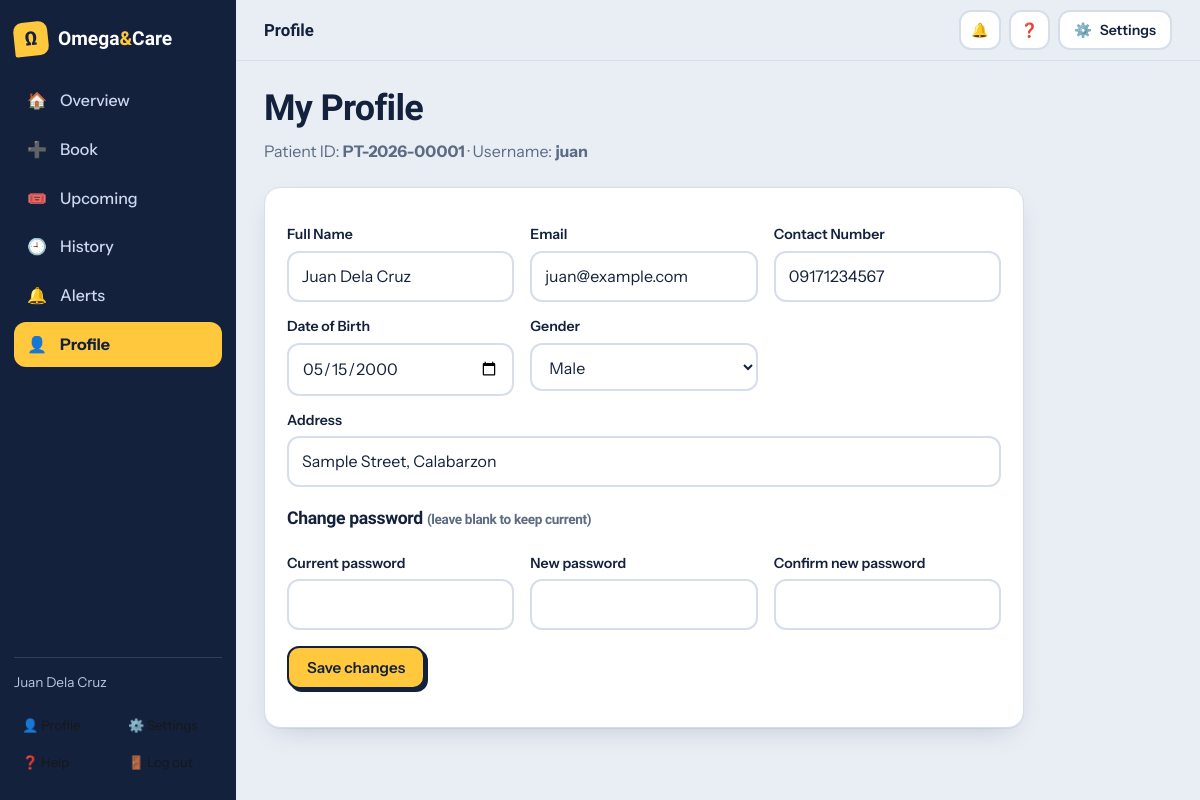
Page /patient/profile.php (signed in) on the committed database.
### tables this page shows
CREATE TABLE `users` (
  `user_id`       INT UNSIGNED NOT NULL AUTO_INCREMENT,
  `patient_id`    VARCHAR(20)  NOT NULL,
  `name`          VARCHAR(100) NOT NULL,
  `email`         VARCHAR(120) NOT NULL,
  `contact`       VARCHAR(20)  NOT NULL,
  `address`       VARCHAR(255) NOT NULL,
  `date_of_birth` DATE         NOT NULL,
  `gender`        ENUM('Male','Female','Other') NOT NULL,
  `username`      VARCHAR(30)  NOT NULL,
  `password`      VARCHAR(255) NOT NULL COMMENT 'password_hash() output',
  `created_at`    TIMESTAMP    NOT NULL DEFAULT CURRENT_TIMESTAMP,
  PRIMARY KEY (`user_id`),
  UNIQUE KEY `uq_users_patient_id` (`patient_id`),
  UNIQUE KEY `uq_users_email` (`email`),
  UNIQUE KEY `uq_users_username` (`username`)
);

### includes/functions.php (called while the page is built, shortened)
<?php
function e($v): string { return htmlspecialchars((string) $v, ENT_QUOTES, 'UTF-8'); }

### patient/profile.php (the view, shortened to what this page needs)
<?php
require_once __DIR__ . '/../includes/functions.php';
$uid = (int) $_SESSION['user_id'];
$st = $pdo->prepare('SELECT * FROM users WHERE user_id = ?');
$st->execute([$uid]);
$u = $st->fetch();
require __DIR__ . '/../includes/header.php';
?>
<h1>My Profile</h1>
<p class="lead">Patient ID: <b><?= e($u['patient_id']) ?></b> &middot; Username: <b><?= e($u['username']) ?></b></p>
<div class="card" style="max-width:760px">
  <form method="post">
    <div class="form-row">
      <div><label>Full Name</label><input name="name" required value="<?= e($u['name']) ?>"></div>
      <div><label>Email</label><input type="email" name="email" required value="<?= e($u['email']) ?>"></div>
      <div><label>Contact Number</label><input name="contact" required value="<?= e($u['contact']) ?>"></div>
      <div><label>Date of Birth</label><input type="date" name="dob" required max="<?= date('Y-m-d') ?>" value="<?= e($u['date_of_birth']) ?>"></div>
      <div><label>Gender</label><select name="gender"><?php foreach (['Male', 'Female', 'Other'] as $g): ?><option <?= $u['gender'] === $g ? 'selected' : '' ?>><?= $g ?></option><?php endforeach; ?></select></div>
    </div>
    <label>Address</label><input name="address" required value="<?= e($u['address']) ?>">
    <h3 style="margin-top:22px">Change password <span class="hint">(leave blank to keep current)</span></h3>
    <div class="form-row">
      <div><label>Current password</label><input type="password" name="current_password" autocomplete="current-password"></div>
      <div><label>New password</label><input type="password" name="new_password" autocomplete="new-password"></div>
      <div><label>Confirm new password</label><input type="password" name="new_password2" autocomplete="new-password"></div>
    </div>
    <p><button class="btn" type="submit">Save changes</button></p>
  </form>
</div>
<?php require __DIR__ . '/../includes/footer.php'; ?>

### assets/css/style.css (style rules this page uses)
:root { --bg: #e9eef5; --surface: #fff; --ink: #14213d; --muted: #5c6b84; --line: #d6deea; --navy: #14213d; --navy2: #1d2f55; --ticket: #ffc83d; --ticket-d: #f2b312; --go: #13a06f; --warn: #f28c28; --bad: #e4493b; --info: #3b6fe0; --soft: #f3f6fb; --shadow: 0 1px 0 rgba(20, 33, 61, .05), 0 10px 30px -14px rgba(20, 33, 61, .25); --r: 16px; --display: "Bricolage Grotesque", "Trebuchet MS", system-ui, sans-serif; --body: "Instrument Sans", system-ui, -apple-system, "Segoe UI", sans-serif }
* { box-sizing: border-box }
html { scroll-behavior: smooth }
body { margin: 0; font-family: var(--body); background: var(--bg); color: var(--ink); line-height: 1.55; min-height: 100vh; display: flex; flex-direction: column }
h1, h2, h3 { font-family: var(--display); letter-spacing: -.02em; line-height: 1.1; margin: 0 0 10px }
h1 { font-size: clamp(1.8rem, 3vw, 2.5rem); font-weight: 800 }
h3 { font-size: 1.1rem; font-weight: 700 }
.lead { color: var(--muted); margin: 0 0 24px; max-width: 62ch }
.hint { color: var(--muted); font-size: .85rem }
.card { background: var(--surface); border: 1px solid var(--line); border-radius: var(--r); padding: 22px; box-shadow: var(--shadow); margin-bottom: 20px }
.btn { display: inline-flex; align-items: center; gap: 6px; background: var(--ticket); color: var(--navy); border: 2px solid var(--navy); border-radius: 12px; padding: 10px 18px; font: 600 .95rem var(--body); cursor: pointer; text-decoration: none; box-shadow: 3px 3px 0 var(--navy); transition: transform .1s, box-shadow .1s }
label { display: block; font-weight: 600; font-size: .88rem; margin: 14px 0 5px }
input, select, textarea { width: 100%; padding: 11px 13px; border: 2px solid var(--line); border-radius: 12px; font: inherit; background: var(--surface); color: var(--ink); transition: border-color .15s, box-shadow .15s }
.form-row { display: grid; grid-template-columns: repeat(auto-fit, minmax(220px, 1fr)); gap: 0 16px }

### rows in the picture
users: patient "PT-2026-00001", username "juan", name "Juan Dela Cruz", email "juan@example.com", contact "09171234567", dob "05/15/2000", gender "Male", address "Sample Street, Calabarzon"

### other values in the picture
$icon "🏠 ➕ 🎟️ 🕘 🔔 👤"
$label "Overview Book Upcoming History Alerts Profile"
$who "Juan Dela Cruz"
$pageTitle "Profile"
